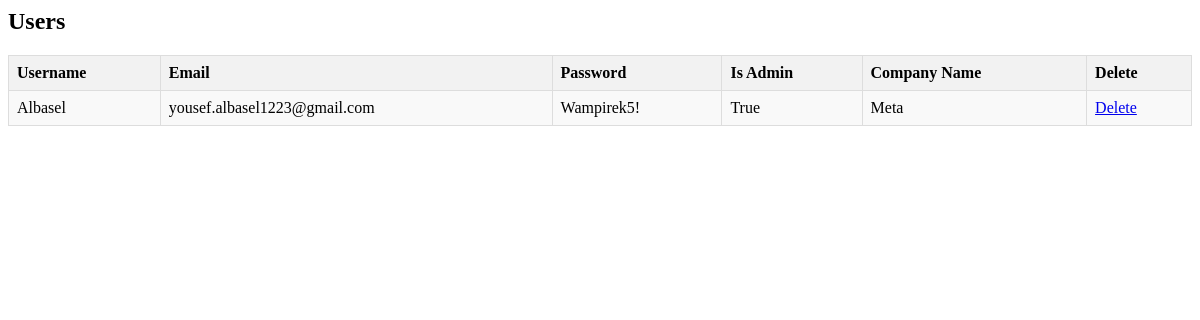
The app's page /allusers, older data.
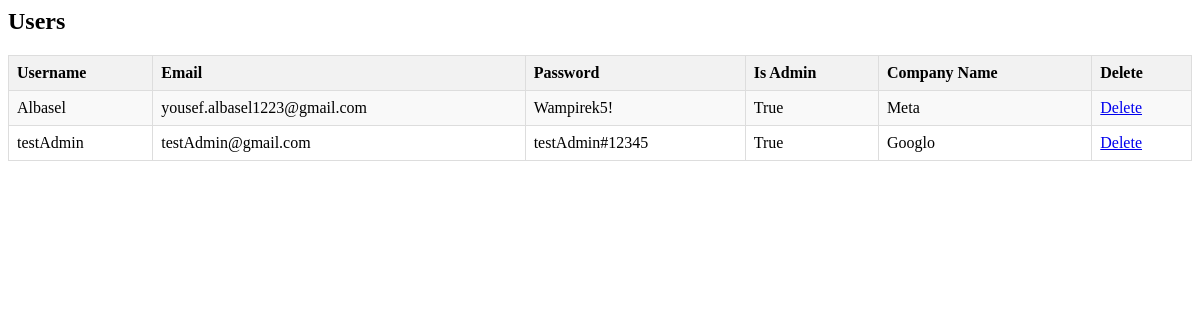
The same page, newer data.
### authentication/models.py (models this page shows, shortened)
class User(models.Model):
    username = models.CharField(max_length=255)
    email = models.EmailField(unique=True)
    password = models.CharField(max_length=255)
    is_company_admin = models.BooleanField(default=False)
    company_name = models.CharField(max_length=255, null=True, default="N/A")

### authentication/views.py (the view)
# urls.py: path('allusers', views.view_users, name='view_users'),
def view_users(request):
    template =loader.get_template('view_users.html')
    allUsrs=User.objects.all().values()
    context={
        'User':allUsrs
    }
    return HttpResponse(template.render(context,request))

### templates/view_users.html (shortened to what this page needs)
{% block content %}
<h2>Users</h2>
<table>
    <tr>
        <th>Username</th>
        <th>Email</th>
        <th>Password</th>
        <th>Is Admin</th>
        <th>Company Name</th>
        <th>Delete</th>
    </tr>
    {% for user in User %}
    <tr>
        <td>{{ user.username }}</td>
        <td>{{ user.email }}</td>
        <td>{{ user.password }}</td>
        <td>{{ user.is_company_admin }}</td>
        <td>{{ user.company_name }}</td>
        <td><a href="{% url 'delete_user' user.id %}">Delete</a></td>
    </tr>
    {% endfor %}
</table>
{% endblock %}

Row changes from the older to the newer data that the page shows:
added User: username "testAdmin", email "testAdmin@gmail.com", password "testAdmin#12345", is_company_admin "True", company_name "Googlo"
